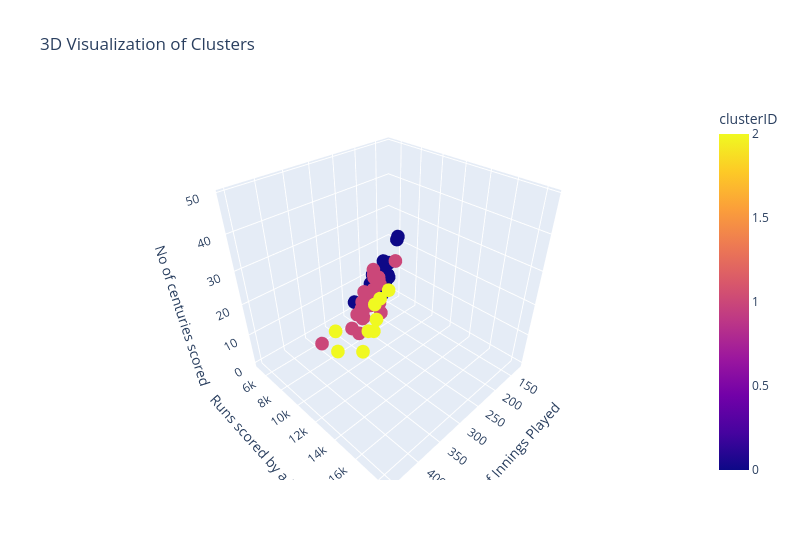

Notebook cell for this chart:
### Code cell
fig = px.scatter_3d(
    df,
    x='Inns',
    y='Runs',
    z='100',
    color='clusterID',
    hover_name='Player',
    title='3D Visualization of Clusters'
)
fig.update_layout(
    scene=dict(
        xaxis_title='No of Innings Played',
        yaxis_title='Runs scored by a Player',
        zaxis_title='No of centuries scored'
    ),
    width=800
)
fig.show()

### Figure 1 — Plotly figure (JSON) as saved in the notebook; plotly's stock layout.template omitted (floating-point values rounded to 4 significant figures)
{"data": [{"hovertemplate": "<b>%{hovertext}</b><br><br>Inns=%{x}<br>Runs=%{y}<br>100=%{z}<br>clusterID=%{marker.color}<extra></extra>", "hovertext": ["SR Tendulkar (INDIA)", "KC Sangakkara (Asia/ICC/SL)", "RT Ponting (AUS/ICC)", "ST Jayasuriya (Asia/SL)", "DPMD Jayawardene (Asia/SL)", "Inzamam-ul-Haq (Asia/PAK)", "JH Kallis (Afr/ICC/SA)", "SC Ganguly (Asia/INDIA)", "R Dravid (Asia/ICC/INDIA)", "BC Lara (ICC/WI)", "TM Dilshan (SL)", "Mohammad Yousuf (Asia/PAK)", "AC Gilchrist (AUS/ICC)", "MS Dhoni (Asia/INDIA)", "M Azharuddin (INDIA)", "AB de Villiers (Afr/SA)", "PA de Silva (SL)", "CH Gayle (ICC/WI)", "Saeed Anwar (PAK)", "S Chanderpaul (WI)", "Yuvraj Singh (Asia/INDIA)", "DL Haynes (WI)", "MS Atapattu (SL)", "ME Waugh (AUS)", "V Sehwag (Asia/ICC/INDIA)", "V Kohli (INDIA)", "HH Gibbs (SA)", "Shahid Afridi (Asia/ICC/PAK)", "SP Fleming (ICC/NZ)", "MJ Clarke (AUS)", "SR Waugh (AUS)", "A Ranatunga (SL)", "Javed Miandad (PAK)", "Younis Khan (PAK)", "HM Amla (SA)", "Saleem Malik (PAK)", "NJ Astle (NZ)", "GC Smith (Afr/SA)", "MG Bevan (AUS)", "G Kirsten (SA)", "A Flower (ZIM)", "Shoaib Malik (PAK)", "IVA Richards (WI)", "GW Flower (ZIM)", "Ijaz Ahmed (PAK)", "AR Border (AUS)", "LRPL Taylor (NZ)", "RB Richardson (WI)", "WU Tharanga (Asia/SL)", "ML Hayden (AUS/ICC)", "BB McCullum (NZ)", "DM Jones (AUS)", "DC Boon (AUS)", "JN Rhodes (SA)", "Mohammad Hafeez (PAK)", "Rameez Raja (PAK)", "RR Sarwan (WI)", "EJG Morgan (ENG/IRE)", "CL Hooper (WI)", "SR Watson (AUS)", "Tamim Iqbal (BDESH)", "SK Raina (INDIA)", "WJ Cronje (SA)", "MJ Guptill (NZ)", "MEK Hussey (AUS)", "RG Sharma (INDIA)", "IR Bell (ENG)", "A Jadeja (INDIA)", "DR Martyn (AUS)", "BRM Taylor (ZIM)", "G Gambhir (INDIA)", "ADR Campbell (ZIM)", "MN Samuels (WI)", "RS Mahanama (SL)", "CG Greenidge (WI)", "Misbah-ul-Haq (PAK)", "PD Collingwood (ENG)", "A Symonds (AUS)", "Abdul Razzaq (Asia/PAK)"], "legendgroup": "", "marker": {"color": [2, 2, 2, 2, 2, 2, 2, 2, 2, 1, 1, 1, 1, 1, 1, 1, 1, 1, 1, 1, 1, 1, 1, 1, 1, 0, 1, 1, 1, 1, 1, 1, 1, 1, 0, 1, 1, 0, 0, 0, 0, 1, 0, 1, 1, 1, 0, 0, 0, 0, 1, 0, 0, 0, 0, 0, 0, 0, 0, 0, 0, 0, 0, 0, 0, 0, 0, 0, 0, 0, 0, 0, 0, 0, 0, 0, 0, 0, 0], "coloraxis": "coloraxis", "symbol": "circle"}, "mode": "markers", "name": "", "scene": "scene", "showlegend": false, "type": "scatter3d", "x": [452, 380, 365, 433, 418, 350, 314, 300, 318, 289, 303, 273, 279, 255, 308, 213, 296, 264, 244, 251, 278, 237, 259, 236, 245, 180, 240, 369, 269, 223, 288, 255, 218, 255, 153, 256, 217, 194, 196, 185, 208, 228, 167, 214, 232, 252, 176, 217, 193, 155, 228, 161, 177, 220, 190, 197, 169, 174, 206, 169, 171, 192, 175, 143, 157, 152, 157, 179, 182, 166, 143, 184, 177, 198, 127, 149, 181, 161, 228], "y": [18426, 14234, 13704, 13430, 12650, 11739, 11579, 11363, 10889, 10405, 10290, 9720, 9619, 9496, 9378, 9319, 9284, 9221, 8824, 8778, 8701, 8648, 8529, 8500, 8273, 8146, 8094, 8064, 8037, 7981, 7569, 7456, 7381, 7249, 7186, 7170, 7090, 6989, 6912, 6798, 6786, 6765, 6721, 6571, 6564, 6524, 6486, 6248, 6140, 6133, 6083, 6068, 5964, 5935, 5876, 5841, 5804, 5772, 5761, 5757, 5743, 5568, 5565, 5500, 5442, 5435, 5416, 5359, 5346, 5258, 5238, 5185, 5180, 5162, 5134, 5122, 5092, 5088, 5080], "z": [49, 25, 30, 28, 19, 10, 17, 22, 12, 19, 22, 15, 16, 10, 7, 24, 11, 22, 20, 11, 14, 17, 11, 18, 15, 27, 21, 6, 8, 8, 3, 4, 8, 7, 25, 5, 16, 10, 6, 13, 4, 9, 11, 6, 10, 3, 17, 5, 14, 10, 5, 7, 5, 2, 11, 9, 5, 11, 7, 9, 9, 5, 2, 12, 3, 11, 4, 6, 5, 8, 11, 7, 10, 4, 11, 0, 5, 6, 3]}], "layout": {"coloraxis": {"colorbar": {"title": {"text": "clusterID"}}, "colorscale": [[0, "#0d0887"], [0.1111, "#46039f"], [0.2222, "#7201a8"], [0.3333, "#9c179e"], [0.4444, "#bd3786"], [0.5556, "#d8576b"], [0.6667, "#ed7953"], [0.7778, "#fb9f3a"], [0.8889, "#fdca26"], [1, "#f0f921"]]}, "legend": {"tracegroupgap": 0}, "scene": {"domain": {"x": [0, 1], "y": [0, 1]}, "xaxis": {"title": {"text": "No of Innings Played"}}, "yaxis": {"title": {"text": "Runs scored by a Player"}}, "zaxis": {"title": {"text": "No of centuries scored"}}}, "title": {"text": "3D Visualization of Clusters"}, "width": 800}}
